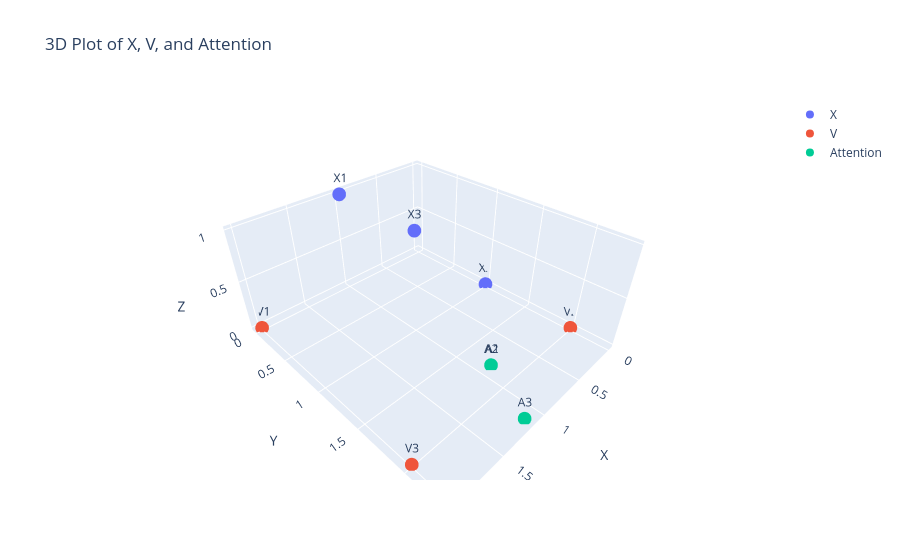

Notebook code cell kept with this figure:
### Markdown cell above
**Step 3**: Compute attention scores (QK^T):

$$QK^T = \begin{bmatrix} 2 & 0 \\ 0 & 2 \\ 2 & 2 \end{bmatrix} \begin{bmatrix} 2 & 0 & 2 \\ 0 & 2 & 2 \end{bmatrix} = \begin{bmatrix} 4 & 0 & 4 \\ 0 & 4 & 4 \\ 4 & 4 & 8 \end{bmatrix}$$

**Interpretation**: Each row shows how much token $i$ "attends to" tokens $j$:
- Token 1 ("The"): High attention to tokens 1 and 3, no attention to token 2
- Token 2 ("cat"): High attention to tokens 2 and 3, no attention to token 1  
- Token 3 ("sat"): High attention to all tokens, especially itself

**Step 4**: Scale by $\sqrt{d_k} = \sqrt{2} \approx 1.41$:

$$\frac{QK^T}{\sqrt{d_k}} = \begin{bmatrix} 2.83 & 0 & 2.83 \\ 0 & 2.83 & 2.83 \\ 2.83 & 2.83 & 5.66 \end{bmatrix}$$

**Step 5**: Apply softmax row-wise to get attention weights:

$$\text{Attention Weights} = \begin{bmatrix} 0.5 & 0 & 0.5 \\ 0 & 0.5 & 0.5 \\ 0.21 & 0.21 & 0.58 \end{bmatrix}$$

**Step 6**: Multiply by V to get final output:

$$\text{Output} = \text{Attention Weights} \times V = \begin{bmatrix} 2 & 1 \\ 1 & 2 \\ 1.16 & 1.16 \end{bmatrix}$$

**Final Interpretation**: Each output row is a weighted combination of all input tokens:
- Token 1 output: 50% token 1 + 50% token 3
- Token 2 output: 50% token 2 + 50% token 3  
- Token 3 output: Mostly itself (58%) with some influence from tokens 1 and 2

### Code cell
import numpy as np
import plotly.graph_objects as go

# Define matrices
X = np.array([[1, 0, 1, 0], [0, 1, 0, 1], [1, 1, 1, 1]])
V = np.array([[2, 0], [0, 2], [2, 2]])
Attention = np.array([[0.894, 1.788], [0.894, 1.788], [1.154, 2.309]])

# Create 3D scatter plot
fig = go.Figure()

# Plot X
fig.add_trace(go.Scatter3d(x=X[:, 0], y=X[:, 1], z=X[:, 2], mode='markers+text', name='X', text=['X1', 'X2', 'X3'], textposition='top center'))

# Plot V
fig.add_trace(go.Scatter3d(x=V[:, 0], y=V[:, 1], z=[0, 0, 0], mode='markers+text', name='V', text=['V1', 'V2', 'V3'], textposition='top center'))

# Plot Attention
fig.add_trace(go.Scatter3d(x=Attention[:, 0], y=Attention[:, 1], z=[0, 0, 0], mode='markers+text', name='Attention', text=['A1', 'A2', 'A3'], textposition='top center'))

# Update layout
fig.update_layout(scene=dict(xaxis_title='X', yaxis_title='Y', zaxis_title='Z'), title='3D Plot of X, V, and Attention')

fig.show()

### Figure 1 — Plotly figure (JSON) as saved in the notebook; plotly's stock layout.template omitted (floating-point values rounded to 4 significant figures)
{"data": [{"mode": "markers+text", "name": "X", "text": ["X1", "X2", "X3"], "textposition": "top center", "type": "scatter3d", "x": [1, 0, 1], "y": [0, 1, 1], "z": [1, 0, 1]}, {"mode": "markers+text", "name": "V", "text": ["V1", "V2", "V3"], "textposition": "top center", "type": "scatter3d", "x": [2, 0, 2], "y": [0, 2, 2], "z": [0, 0, 0]}, {"mode": "markers+text", "name": "Attention", "text": ["A1", "A2", "A3"], "textposition": "top center", "type": "scatter3d", "x": [0.894, 0.894, 1.154], "y": [1.788, 1.788, 2.309], "z": [0, 0, 0]}], "layout": {"scene": {"xaxis": {"title": {"text": "X"}}, "yaxis": {"title": {"text": "Y"}}, "zaxis": {"title": {"text": "Z"}}}, "title": {"text": "3D Plot of X, V, and Attention"}}}
